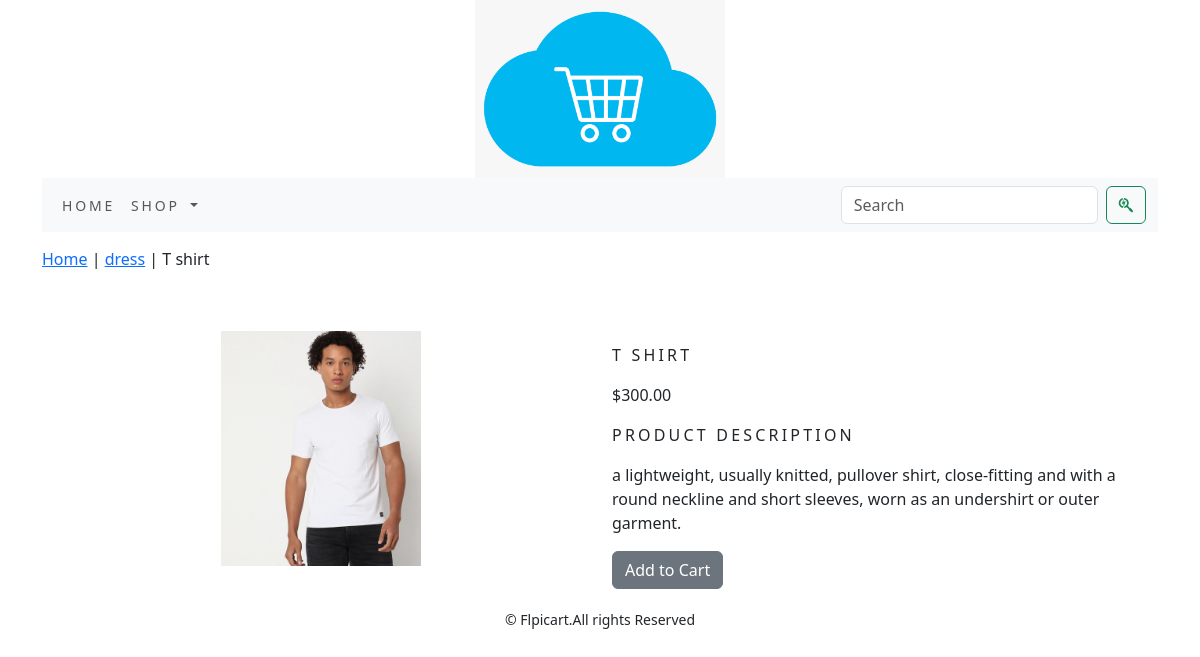
The app's page /shop/dress/t-shirt/ with its own data.
### shop/models.py (models this page shows, shortened)
class Product(models.Model):
    name=models.CharField(max_length=250,unique=True)
    slug=models.SlugField(max_length=250,unique=True)
    description=models.TextField(blank=True)
    price=models.DecimalField(max_digits=10,decimal_places=2)
    category=models.ForeignKey(Category,on_delete=models.CASCADE)
    image=models.ImageField(upload_to='product',blank=True)
    stock=models.IntegerField()
    available=models.BooleanField(default=True)
    created=models.DateTimeField(auto_now_add=True)
    updated=models.DateTimeField(auto_now=True)
    class Meta:
        ordering=('name',)
        verbose_name='product'
        verbose_name_plural='products'

class Category(models.Model):
    name=models.CharField(max_length=250,unique=True)
    slug=models.SlugField(max_length=250,unique=True)
    description=models.TextField(blank=True)
    image=models.ImageField(upload_to='category',blank=True)
    class Meta:
        ordering=('name',)
        verbose_name='category'
        verbose_name_plural='categories'
    def get_url(self):
        return reverse('shop:products_by_category',args=[self.slug])
    def __str__(self):
        return '{}'.format(self.name)

### shop/views.py (the view)
# urls.py: path('<slug:c_slug>/<slug:product_slug>/',views.proDetail,name='prodCatdetail')
def proDetail(request,c_slug,product_slug):
    try:
        product=Product.objects.get(category__slug=c_slug,slug=product_slug)
    except Exception as e:
        raise e
    return render(request,'product.html',{'product':product})

### cart/context_processors.py (called while the page is built)
def counter(request):
    item_count=0
    if 'admin' in request.path:
        return {}
    else:
        try:
            cart=Cart.objects.filter(cart_id=_cart_id(request))
            cart_items=CartItem.objects.all().filter(cart=cart[:1])
            for cart_item in cart_items:
                item_count += cart_item.quantity
        except Cart.DoesNotExist:
            item_count=0
    return dict(item_count=item_count)

### cart/views.py (called while the page is built)
def _cart_id(request):
    cart=request.session.session_key
    if not cart:
        cart=request.session.create()
    return cart

### shop/context_processors.py (called while the page is built)
def menu_links(request):
    links=Category.objects.all()
    return dict(links=links)

### templates/product.html (shortened to what this page needs)
{% extends 'base.html' %}
{% load static %}
{% block content %}
<div class="row my_prod_row_class">
    <div class="mx-auto">
        <p><a href="{% url 'shop:allProdCat' %}">Home</a> | <a href="{{product.category.get_url}}">{{product.category}}</a> | {{product.name}} </p>
    </div>
</div>
<div class="container">
<br>
<div class="row">
    <div class="col-12 col-sm-12 col-md-12 col-lg-6 text-center">
        <div style="min-width:18rem">
            <img src="{{product.image.url}}" width="200px" alt="{{product.name}}">
        </div>
    </div>
    <div class="col-12 col-sm-12 col-md-12 col-lg-6">
        <div>
        <h1 class="my_prod_title">{{product.name}}</h1>
        <p>${{product.price}}</p>
        <p class="my_title">Product Description</p>
        <p class="text-justify my_rod_text">{{product.description}}</p>
        {% if product.stock <= 0 %}
        <p class="text-justify my_prod_text"><b>Out of Stock</b></p>
        {% else %}
        <a class="btn btn-secondary" href="{% url 'cart:add_cart' product.id %}" >Add to Cart</a>
        {% endif %}
    </div>
</div>
</div>
</div>
</div>
{% endblock %}

### static/css/custom.css (style rules this page uses)
body { font-family: 'Playfair Display', serif; }
.my_title { font-size:16px; text-transform:uppercase; letter-spacing:.2em; }
.my_prod_row_class { padding-top:15px; padding-bottom:20px; }
.my_prod_title { font-size:16px; text-transform:uppercase; letter-spacing:.2em; padding-top:15px; padding-bottom:10px; }

### records on screen
Product: category "dress", name "T shirt", image (picture), name "T SHIRT", price "300.00", description "a lightweight, usually knitted, pullover shirt, close-fitting and with a round neckline and short sleeves, worn as an undershirt or outer garment."
